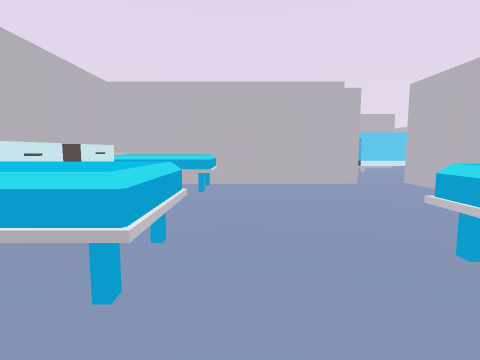
View 1 (above)

24 first-person views from a walk through a 3-D level made in the Unity game engine. The camera is 1.5 m above the floor, tilts 6° down and sees 80° across. The floor is counted in squares, 2 m on a side. Each view is taken from the middle of a square. On the plan, view 1 faces up. The plan holds only what a view shows up to about 10 squares ahead; the rest is blank. The player is left out. Some animated figures are not drawn.

View 2
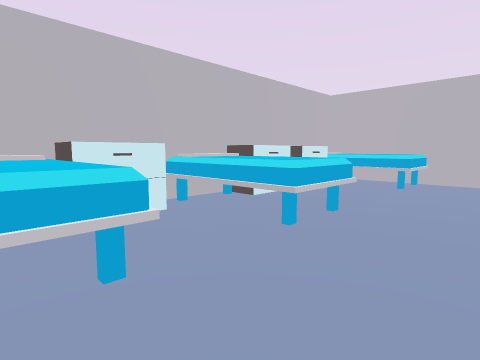

View 3
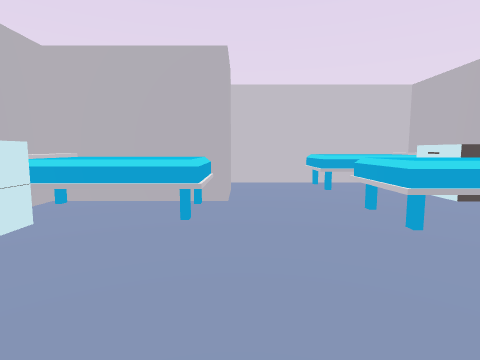

View 4
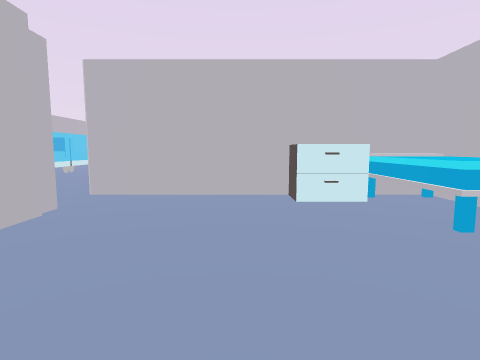

View 5
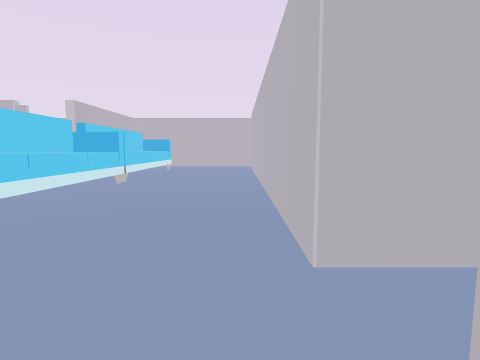

View 6
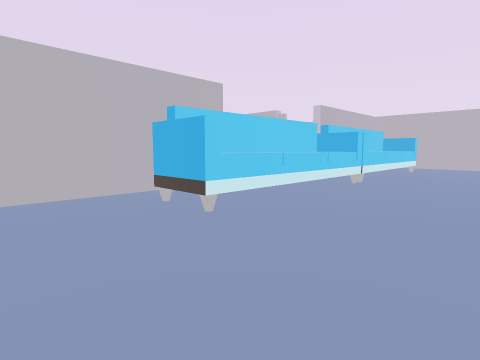

View 7
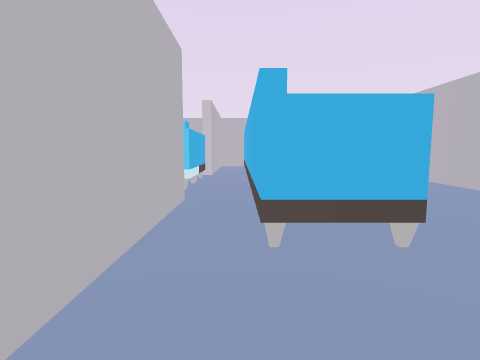

View 8
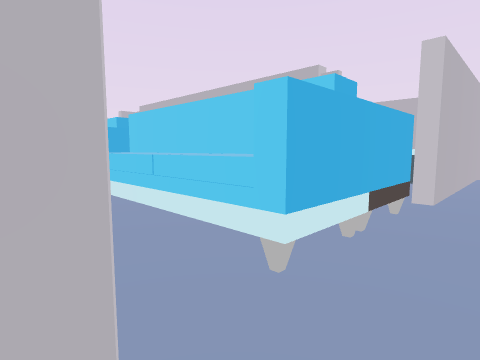

View 9
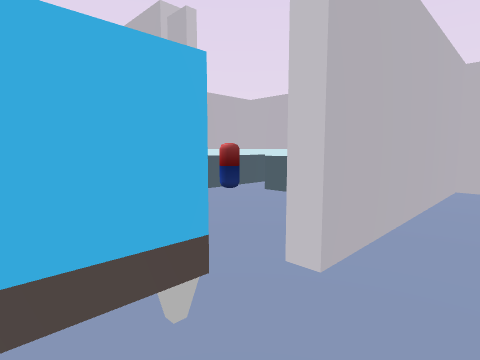

View 10
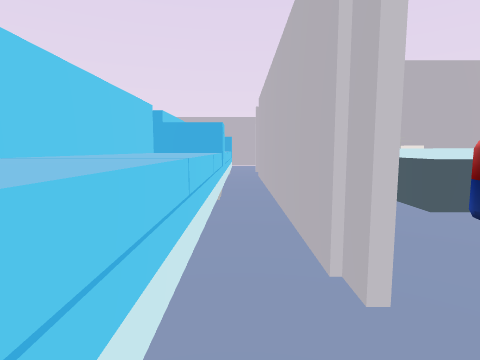

View 11
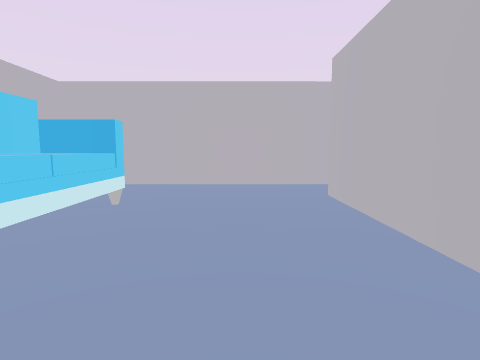

View 12
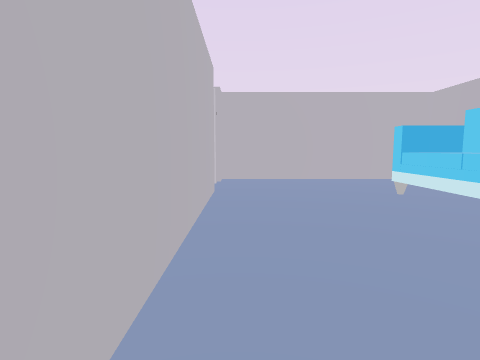

View 13
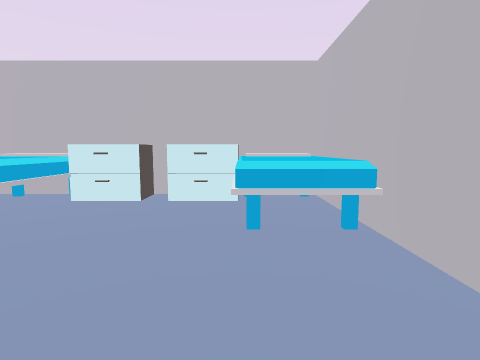

View 14
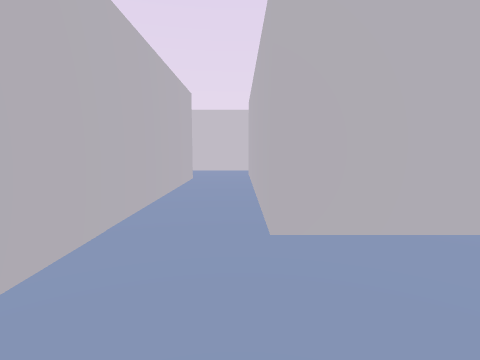

View 15
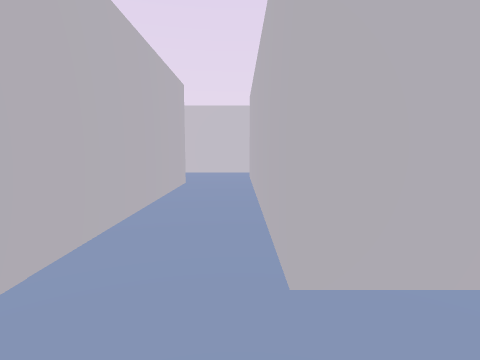

View 16
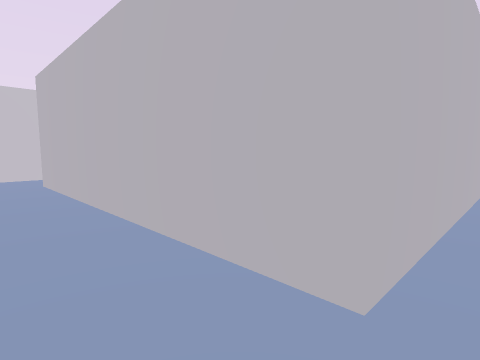

View 17
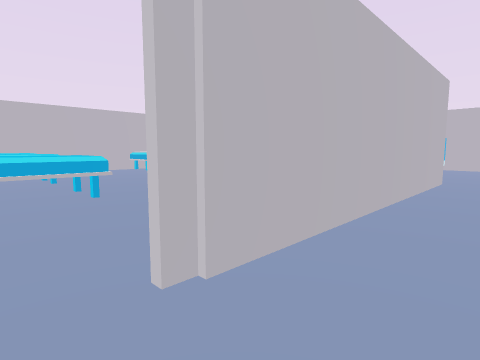

View 18
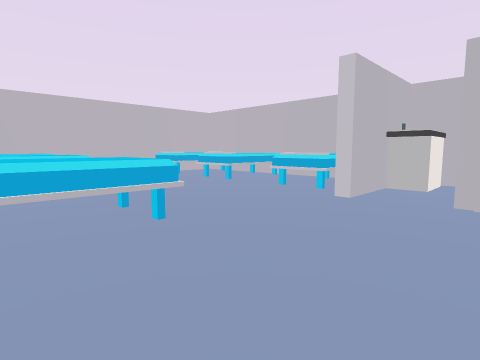

View 19
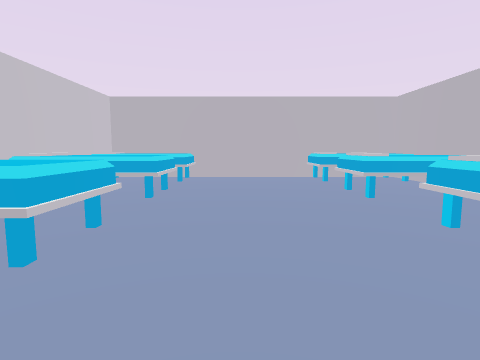

View 20
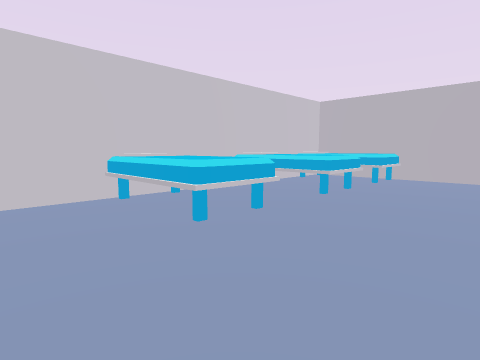

View 21
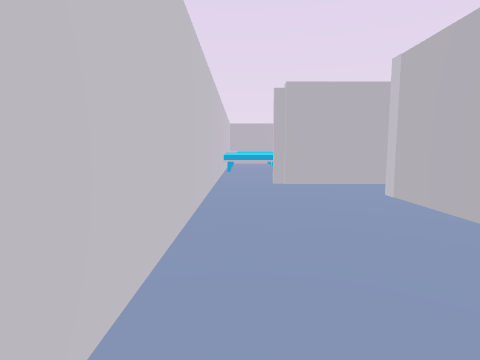

View 22
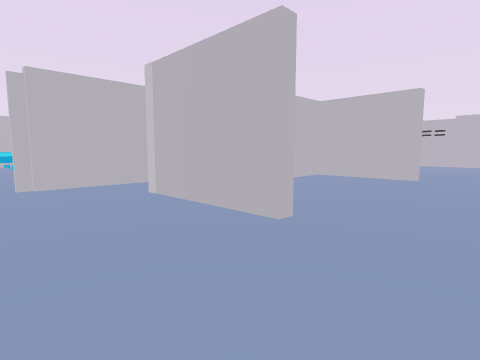

View 23
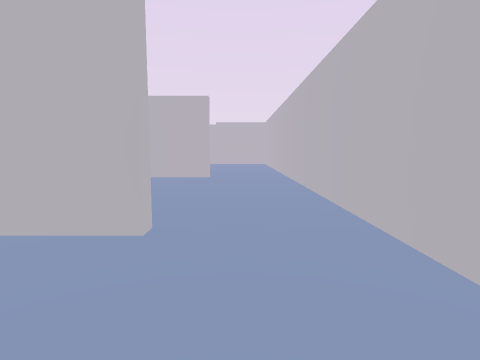

View 24
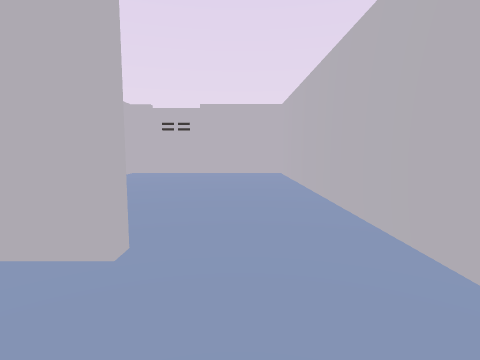

### Floor plan
Points are (right, up) in squares from view 1. A wall is a line through its corners. A room is listed if a view was taken in it or the views show most of it. See-through windows are left out.
Room 1 (views 1, 2, 3, 4, 13)
walls: (3.4, 0.8) (3.8, 0.8) (3.8, 5.5); (-2.8, 6.3) (-2.8, -1.5) (1.2, -1.5); (2.8, 6.3) (-0.2, 6.3)
ways out: opening at (3, 5) to room 2
objects: other object (-2, -1) to (-1, -1); other object (-2, 0); other object (-2, 2) to (-1, 2); other object (-2, 3); other object (-2, 5); other object (-2, 5) to (-1, 6); other object (2, 1) to (3, 2); other object (3, 2) to (3, 3)
Room 2 (views 5, 6, 7, 8, 9, 10, 11, 12, 14, 15, 16, 18, 19, 20)
walls: (9.4, 6.3) (4, 6.3) (4, -1.5) (13.5, -1.5); (11.4, 6.5) (12.6, 6.5); (8.3, 9.6) (8.3, 10.6) (4.3, 10.6) (4.3, 9.6); (11.1, 5.1) (11.1, 3.2); (12.8, 9.6) (12.8, 10.6) (11.4, 10.6); (13.1, 9.6) (4.1, 9.6) (4.1, 10.8) (10.6, 10.8); (9.9, 11.8) (7.3, 11.8) (7.3, 14.6); (8.3, 11.9) (8.3, 16.2); (3.8, 5.5) (3.8, 6.5) (9.6, 6.5); (6.4, 11.8) (2.4, 11.8); (15.2, 5.6) (15.2, 11.8) (10.5, 11.8); (1.9, 6.5) (2.6, 6.5); (1.6, 11) (1.6, 6.5)
ways out: opening at (3, 5) to room 1; opening at (14, -1) to room 3; opening at (15, 5) to room 3; opening at (10, 12) to room 7
objects: other object (4, 4) to (5, 6); other object (5, -1) to (5, 0); other object (7, -1) to (7, 0); other object (7, 4) to (7, 6); other object (9, -1) to (10, 0); other object (9, 4) to (10, 4); other object (10, 6); other object (11, 6)
Room 3 (views 17, 21, 22, 23)
walls: (18.2, 1.4) (15.2, 1.4) (15.2, 5.6); (20.3, 0.5) (20.3, 1.5); (13.5, -1.5) (19.5, -1.5); (13.7, 5.6) (13.7, -0.4)
ways out: opening at (14, -1) to room 2; opening at (15, 5) to room 2; opening at (19.5, 1) to room 4
Room 4 (view 24)
walls: (20.3, 1.5) (20.3, 7.4); (18.2, 7.2) (18.2, 6.9) (15.5, 6.9) (15.5, 5.5)
ways out: opening at (19.5, 1) to room 3; opening at (19.5, 7) to room 5
Room 5 (no view inside)
walls: (20.3, 7.4) (20.3, 14.3) (15.5, 14.3) (15.5, 13.8)
ways out: opening at (19.5, 7) to room 4
Room 6 (no view inside)
walls: (15.2, 15.4) (15.2, 16.8) (12.6, 16.8)
ways out: opening at (11, 13) to room 7
objects: other object (12, 14); other object (13, 15) to (14, 16); other object (14, 13) to (14, 14)
Room 7 (no view inside)
walls: (9.8, 13.6) (8.8, 13.6); (10.5, 13.2) (10.5, 15.4); (9.7, 15.4) (9.7, 12.2); (8.8, 16.2) (8.8, 13.4)
ways out: opening at (10, 12) to room 2; opening at (11, 13) to room 6; opening at (10, 14.5)

Where each view was taken, in squares from view 1:
view 1: 0 up, 0 right, facing up
view 2: 1 down, 1 right, facing up-left
view 3: 5 up, 1 right, facing down
view 4: 4 up, 1 left, facing right
view 5: 7 up, 2 right, facing right
view 6: 7 up, 2 right, facing up-right
view 7: 11 up, 2 right, facing right
view 8: 11 up, 6 right, facing up-right
view 9: 11 up, 9 right, facing up-right
view 10: 12 up, 10 right, facing up
view 11: 8 up, 9 right, facing right
view 12: 7 up, 9 right, facing left
view 13: 5 up, 2 right, facing left
view 14: 9 up, 14 right, facing down
view 15: 8 up, 14 right, facing down
view 16: 7 up, 15 right, facing down-left
view 17: 1 down, 15 right, facing up-left
view 18: 1 down, 13 right, facing up-left
view 19: 2 up, 12 right, facing left
view 20: 3 up, 12 right, facing down-left
view 21: 1 down, 20 right, facing left
view 22: 1 down, 20 right, facing up-left
view 23: 1 down, 19 right, facing up
view 24: 5 up, 19 right, facing up
